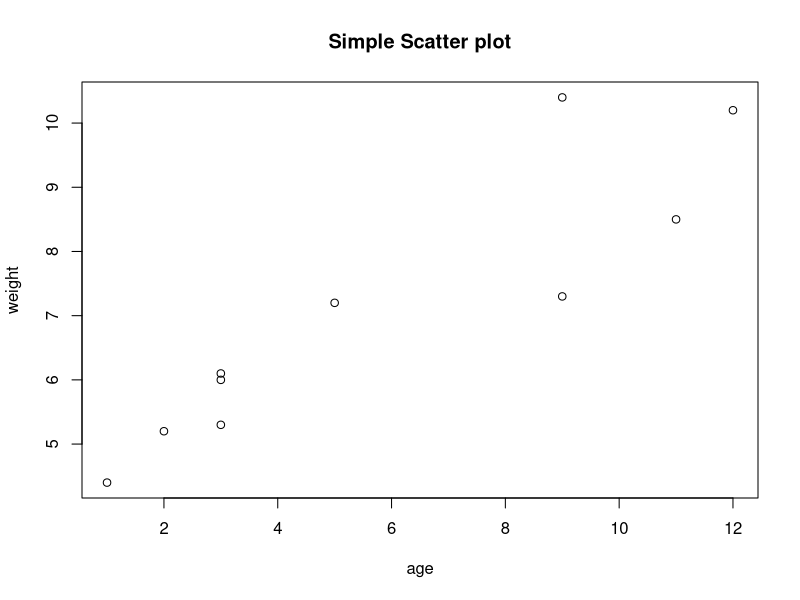

The R source for this figure:
age <- c(1, 3, 5, 2, 11, 9, 3, 9, 12, 3)
weight <- c(4.4, 5.3, 7.2, 5.2, 8.5, 7.3, 6.0, 10.4, 10.2, 6.1)
plot(age, weight, main="Simple Scatter plot")